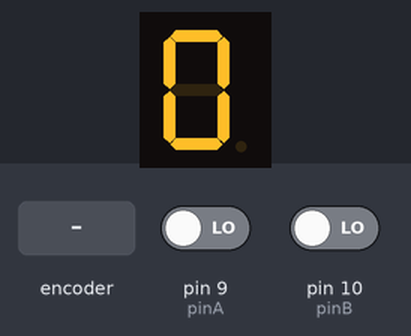
A sketch run on a simulated Arduino Uno, built with avr-gcc and run on an emulated ATmega328P. Parts: 1-digit seven-segment display. Wiring (inferred from the names in the program): 1-digit 7-segment display, segments lit when HIGH: segments pin 2, pin 3, pin 4, pin 5, pin 6, pin 7, pin 8. Inputs (shaded band) come from the test bench; at power-on: pin 9 (pinA) LOW, pin 10 (pinB) LOW. The segment pins are drawn as the display they are named for.

Above: at 1.2 s.
1.3 s: rotary encoder on pin 9 (pinA) / pin 10 (pinB) turned 3 steps (first pin leading)
At 2.6 s:
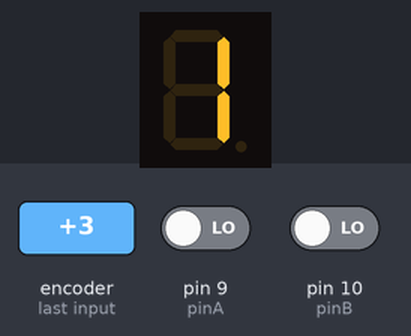
3.4 s: rotary encoder on pin 9 (pinA) / pin 10 (pinB) turned 3 steps (first pin leading)
At 4.1 s:
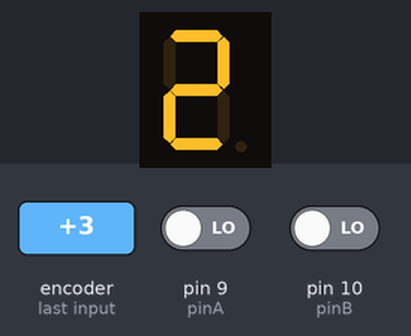
5.5 s: rotary encoder on pin 9 (pinA) / pin 10 (pinB) turned 1 step (first pin leading)
At 7.5 s:
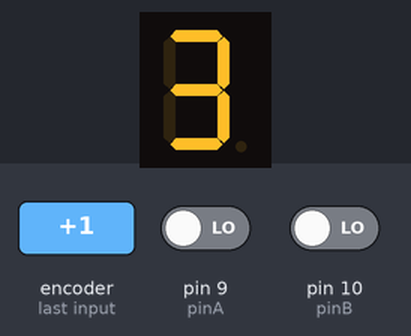
Timing chart, 0 to 9.0 s (numbered marks = the images above; inputs shaded):
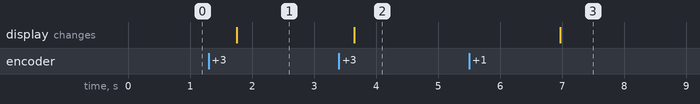

Measured:
- after the input at 1.3 s, the display: changes after 0.45 s (image 1)
- after the input at 3.4 s, the display: changes after 0.25 s (image 2)
- after the input at 5.5 s, the display: changes after 1.5 s (image 3)

The sketch:

TIMI_gold.ino
```cpp
int a = 2;
int b = 3;
int c = 4, d = 5, e = 6, f = 7, g = 8;
int oye = 0;
int pinA = 9;
int pinB = 10;
int count = 0, LED = 11;
void setup() {
  // put your setup code here, to run once:
  Serial.begin(9600);

  pinMode(a, OUTPUT);
  pinMode(b, OUTPUT);
  pinMode(c, OUTPUT);
  pinMode(d, OUTPUT);
  pinMode(e, OUTPUT);
  pinMode(f, OUTPUT);
  pinMode(g, OUTPUT);
  pinMode(pinA, INPUT);
  pinMode(pinB, INPUT);


}

void loop() {
  // put your main code here, to run repeatedly:


  //button starts
  if (digitalRead(pinA) == HIGH) {
    while (digitalRead(pinA) == HIGH) {
    }
    delay(250);
    // what button will do
    //_____________________
    oye = oye + 1;
    if (oye == 10) {
      oye = 0;
    }

    //_____________________
  }
  //button ends

  //button starts
  if (digitalRead(pinB) == HIGH) {

    count = 0;
    while (digitalRead(pinB) == HIGH) {
    }
    delay(250);
    // what button will do
    //_____________________
    while (count < oye) {
      digitalWrite(LED, HIGH);
      delay(200);
      digitalWrite(LED, LOW);
      delay(200);
      count++;
    }

    //_____________________
  }
  //button ends

  if (oye == 0) {
    digitalWrite(a, HIGH);
    digitalWrite(b, HIGH);
    digitalWrite(c, HIGH);
    digitalWrite(d, HIGH);
    digitalWrite(e, HIGH);
    digitalWrite(f, HIGH);
    digitalWrite(g, LOW);
  }

  // 1
  if (oye == 1) {
    digitalWrite(a, LOW);
    digitalWrite(b, HIGH);
    digitalWrite(c, HIGH);
    digitalWrite(d, LOW);
    digitalWrite(e, LOW);
    digitalWrite(f, LOW);
    digitalWrite(g, LOW);
  }

  // 2
  if (oye == 2) {
    digitalWrite(a, HIGH);
    digitalWrite(b, HIGH);
    digitalWrite(c, LOW);
    digitalWrite(d, HIGH);
    digitalWrite(e, HIGH);
    digitalWrite(f, LOW);
    digitalWrite(g, HIGH);
  }

  // 3
  if (oye == 3) {
    digitalWrite(a, HIGH);
    digitalWrite(b, HIGH);
    digitalWrite(c, HIGH);
    digitalWrite(d, HIGH);
    digitalWrite(e, LOW);
    digitalWrite(f, LOW);
    digitalWrite(g, HIGH);
  }

  // 4
  if (oye == 4) {
    digitalWrite(a, LOW);
    digitalWrite(b, HIGH);
    digitalWrite(c, HIGH);
    digitalWrite(d, LOW);
    digitalWrite(e, LOW);
    digitalWrite(f, HIGH);
    digitalWrite(g, HIGH);
  }

  // 5
  if (oye == 5) {
    digitalWrite(a, HIGH);
    digitalWrite(b, LOW);
    digitalWrite(c, HIGH);
    digitalWrite(d, HIGH);
    digitalWrite(e, LOW);
    digitalWrite(f, HIGH);
    digitalWrite(g, HIGH);
  }

  // 6
  if (oye == 6) {
    digitalWrite(a, HIGH);
    digitalWrite(b, LOW);
    digitalWrite(c, HIGH);
    digitalWrite(d, HIGH);
    digitalWrite(e, HIGH);
    digitalWrite(f, HIGH);
    digitalWrite(g, HIGH);
  }

  // 7
  if (oye == 7) {
    digitalWrite(a, HIGH);
    digitalWrite(b, HIGH);
    digitalWrite(c, HIGH);
    digitalWrite(d, LOW);
    digitalWrite(e, LOW);
    digitalWrite(f, LOW);
    digitalWrite(g, LOW);
  }

  // 8
  if (oye == 8) {
    digitalWrite(a, HIGH);
    digitalWrite(b, HIGH);
    digitalWrite(c, HIGH);
    digitalWrite(d, HIGH);
    digitalWrite(e, HIGH);
    digitalWrite(f, HIGH);
    digitalWrite(g, HIGH);
  }

  // 9
  if (oye == 9) {
    digitalWrite(a, HIGH);
    digitalWrite(b, HIGH);
    digitalWrite(c, HIGH);
    digitalWrite(d, LOW);
    digitalWrite(e, LOW);
    digitalWrite(f, HIGH);
    digitalWrite(g, HIGH);
  }
}
```
